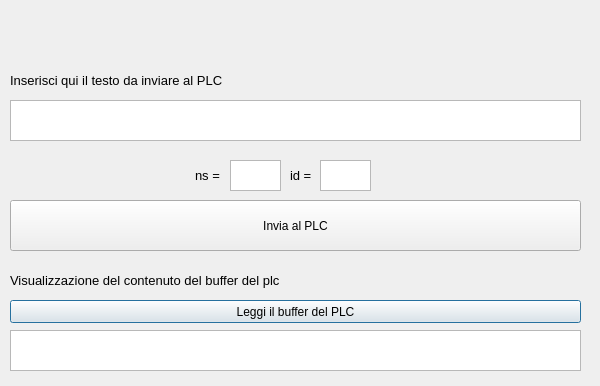
<?xml version="1.0" encoding="UTF-8"?>
<ui version="4.0">
 <class>Opcua</class>
 <widget class="QDialog" name="Opcua">
  <property name="geometry">
   <rect>
    <x>0</x>
    <y>0</y>
    <width>600</width>
    <height>386</height>
   </rect>
  </property>
  <property name="windowTitle">
   <string>Dialog</string>
  </property>
  <widget class="QLabel" name="label">
   <property name="geometry">
    <rect>
     <x>10</x>
     <y>70</y>
     <width>571</width>
     <height>21</height>
    </rect>
   </property>
   <property name="font">
    <font>
     <pointsize>10</pointsize>
    </font>
   </property>
   <property name="text">
    <string>Inserisci qui il testo da inviare al PLC</string>
   </property>
  </widget>
  <widget class="QTextEdit" name="text_to_send_to_plc">
   <property name="geometry">
    <rect>
     <x>10</x>
     <y>100</y>
     <width>571</width>
     <height>41</height>
    </rect>
   </property>
  </widget>
  <widget class="QTextEdit" name="text_readed_from_plc">
   <property name="geometry">
    <rect>
     <x>10</x>
     <y>330</y>
     <width>571</width>
     <height>41</height>
    </rect>
   </property>
  </widget>
  <widget class="QLabel" name="label_2">
   <property name="geometry">
    <rect>
     <x>10</x>
     <y>270</y>
     <width>571</width>
     <height>21</height>
    </rect>
   </property>
   <property name="font">
    <font>
     <pointsize>10</pointsize>
    </font>
   </property>
   <property name="text">
    <string>Visualizzazione del contenuto del buffer del plc</string>
   </property>
  </widget>
  <widget class="QPushButton" name="pushButton_read_from_plc">
   <property name="geometry">
    <rect>
     <x>10</x>
     <y>300</y>
     <width>571</width>
     <height>23</height>
    </rect>
   </property>
   <property name="text">
    <string>Leggi il buffer del PLC</string>
   </property>
  </widget>
  <widget class="QPushButton" name="pushButton_send_to_plc">
   <property name="geometry">
    <rect>
     <x>10</x>
     <y>200</y>
     <width>571</width>
     <height>51</height>
    </rect>
   </property>
   <property name="text">
    <string>Invia al PLC</string>
   </property>
  </widget>
  <widget class="QLabel" name="label_ns">
   <property name="geometry">
    <rect>
     <x>195</x>
     <y>160</y>
     <width>31</width>
     <height>31</height>
    </rect>
   </property>
   <property name="font">
    <font>
     <pointsize>10</pointsize>
    </font>
   </property>
   <property name="text">
    <string>ns =</string>
   </property>
  </widget>
  <widget class="QTextEdit" name="text_ns_var">
   <property name="geometry">
    <rect>
     <x>230</x>
     <y>160</y>
     <width>51</width>
     <height>31</height>
    </rect>
   </property>
  </widget>
  <widget class="QLabel" name="label_var_id">
   <property name="geometry">
    <rect>
     <x>290</x>
     <y>160</y>
     <width>31</width>
     <height>31</height>
    </rect>
   </property>
   <property name="font">
    <font>
     <pointsize>10</pointsize>
    </font>
   </property>
   <property name="text">
    <string>id =</string>
   </property>
  </widget>
  <widget class="QTextEdit" name="text_id_var">
   <property name="geometry">
    <rect>
     <x>320</x>
     <y>160</y>
     <width>51</width>
     <height>31</height>
    </rect>
   </property>
  </widget>
  <widget class="QLabel" name="label_3">
   <property name="geometry">
    <rect>
     <x>410</x>
     <y>0</y>
     <width>191</width>
     <height>71</height>
    </rect>
   </property>
   <property name="text">
    <string/>
   </property>
   <property name="pixmap">
    <pixmap>images/image001.png</pixmap>
   </property>
  </widget>
  <action name="action_invia_al_plc">
   <property name="text">
    <string>_invia_al_plc</string>
   </property>
  </action>
  <action name="action_leggi_da_plc">
   <property name="text">
    <string>_leggi_da_plc</string>
   </property>
  </action>
 </widget>
 <resources/>
 <connections>
  <connection>
   <sender>pushButton_send_to_plc</sender>
   <signal>pressed()</signal>
   <receiver>action_invia_al_plc</receiver>
   <slot>trigger()</slot>
   <hints>
    <hint type="sourcelabel">
     <x>295</x>
     <y>111</y>
    </hint>
    <hint type="destinationlabel">
     <x>-1</x>
     <y>-1</y>
    </hint>
   </hints>
  </connection>
  <connection>
   <sender>pushButton_read_from_plc</sender>
   <signal>clicked()</signal>
   <receiver>action_leggi_da_plc</receiver>
   <slot>trigger()</slot>
   <hints>
    <hint type="sourcelabel">
     <x>295</x>
     <y>191</y>
    </hint>
    <hint type="destinationlabel">
     <x>-1</x>
     <y>-1</y>
    </hint>
   </hints>
  </connection>
 </connections>
</ui>
